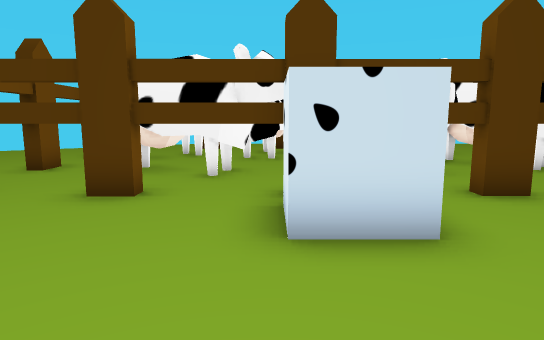
view 1 (above)

21 first-person views from a walk through a Unity game level. The camera is 1.2 m above the floor, tilts 8° down and sees 75° across. The floor is counted in squares, 1 m on a side. Each view is taken from the middle of a square. On the plan, view 1 faces up. The plan holds only what a view shows up to about 14 squares ahead; the rest is blank. The place goes on beyond the plan. Some surface patterns are stand-ins.

view 2
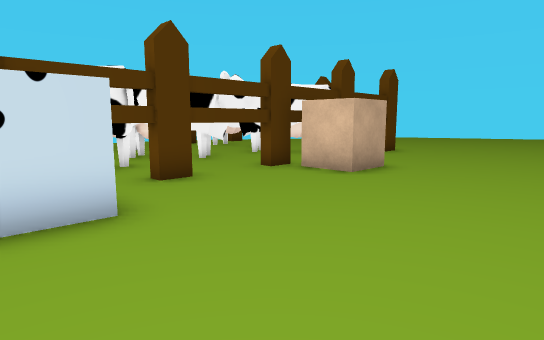

view 3
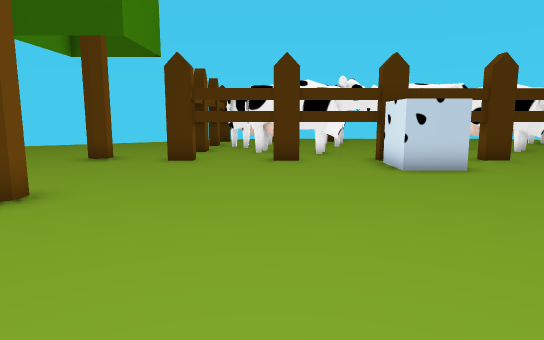

view 4
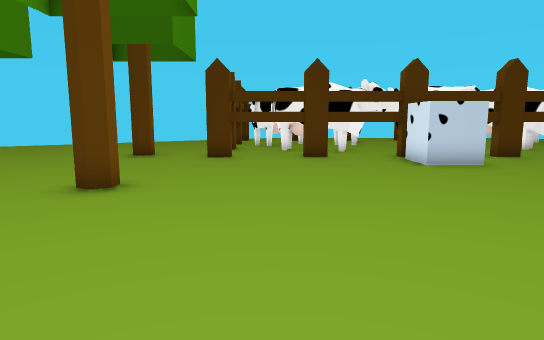

view 5
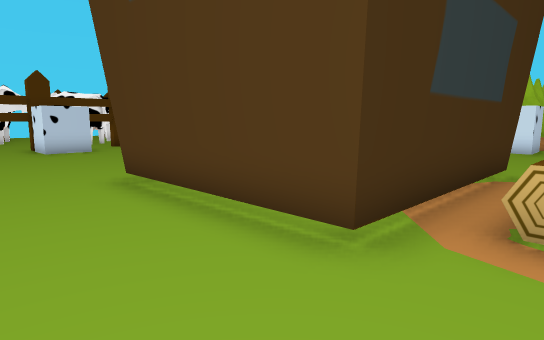

view 6
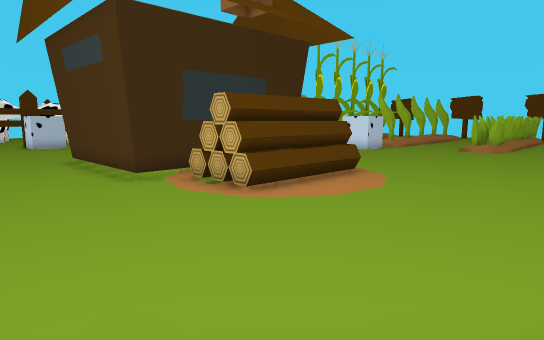

view 7
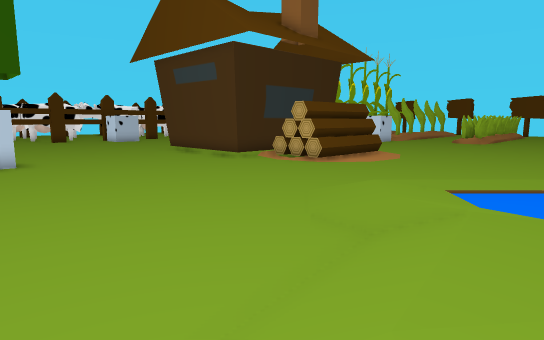

view 8
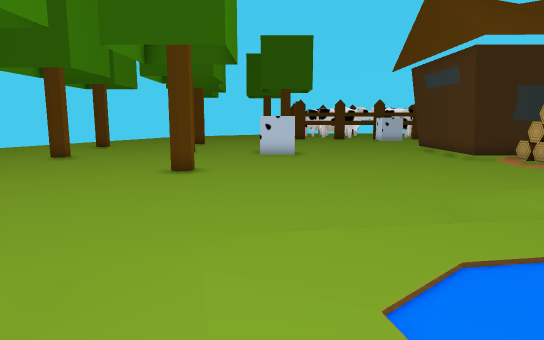

view 9
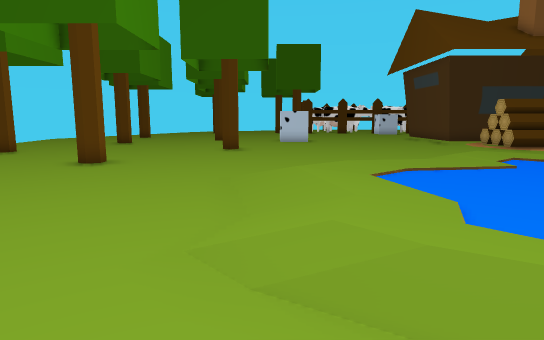

view 10
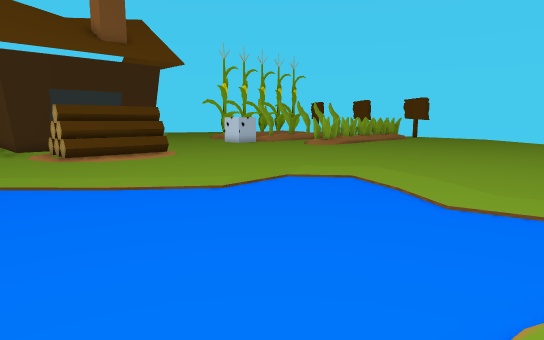

view 11
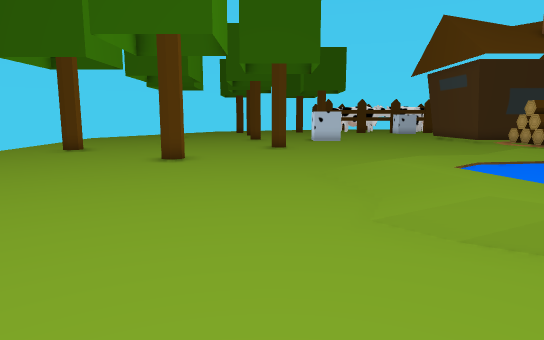

view 12
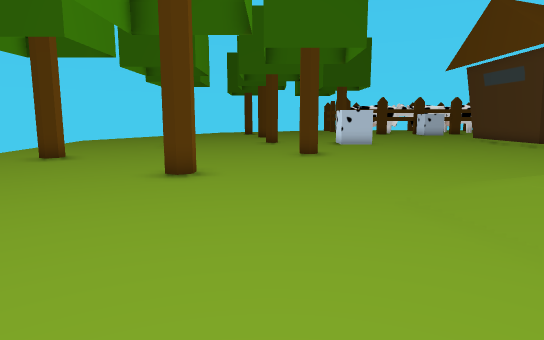

view 13
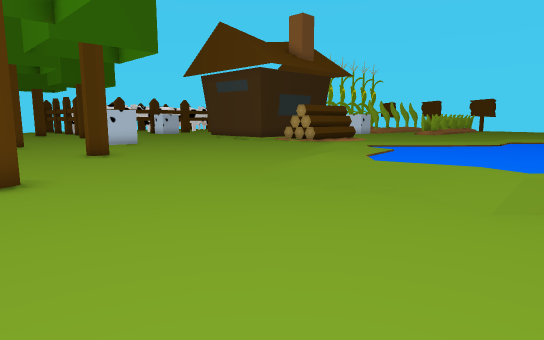

view 14
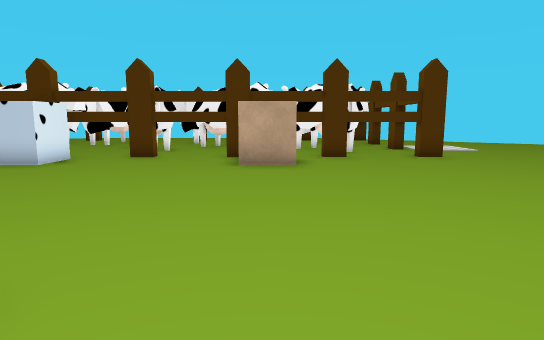

view 15
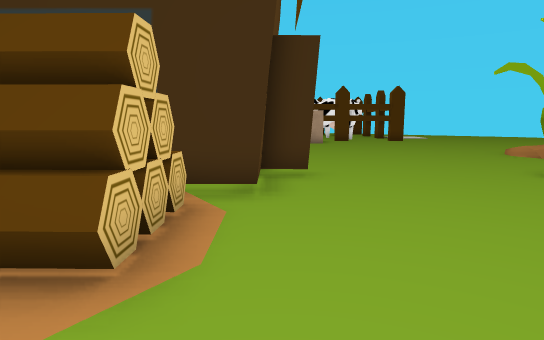

view 16
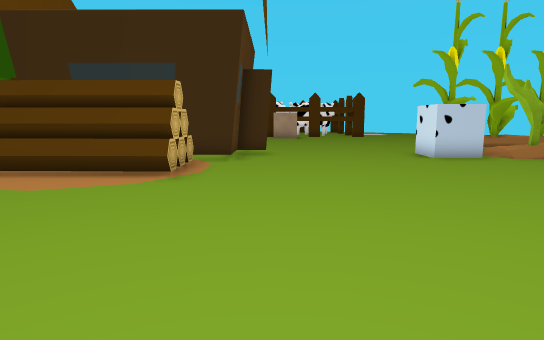

view 17
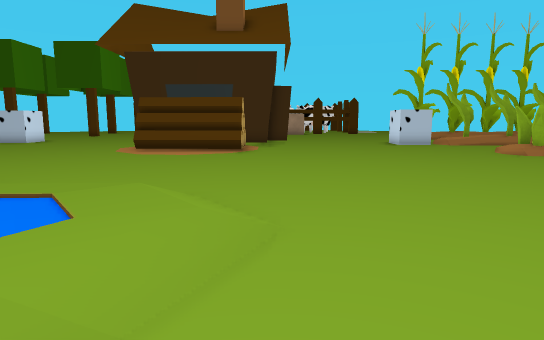

view 18
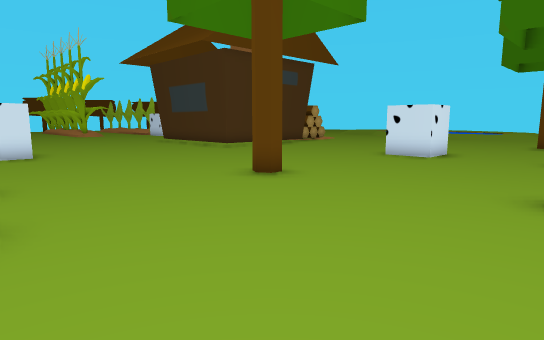

view 19
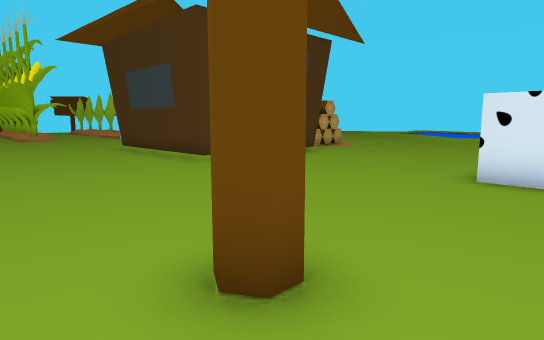

view 20
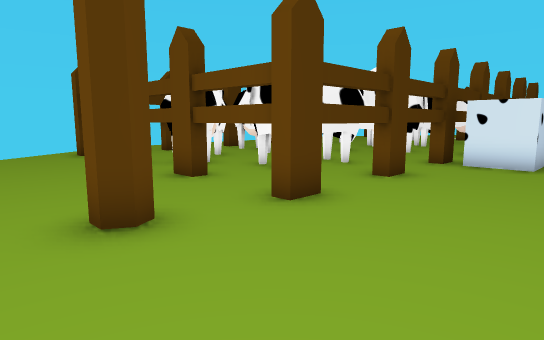

view 21
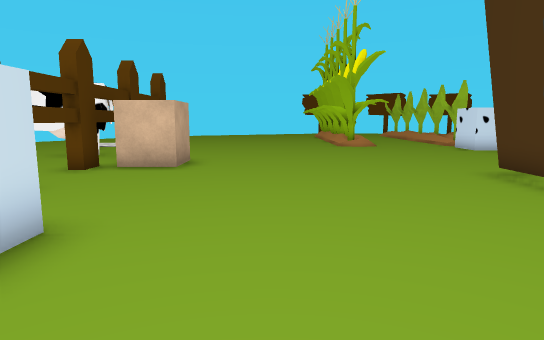

### Floor plan
Key: @ floor where view 1 was taken; # wall or solid block; . main floor; : floor 0.25 m higher than the main floor; / step, stairs or slope; = window, fence, low wall or low ledge; ≈ liquid the walk keeps out of; T tree; H house; O other object.
Columns run from 21 left of view 1 to 12 right of it. Each row starts with its distance up from view 1.
  9          .. ...===O  ==OO =OO=O
  8        ........#==OOOO==OO==OO=O =
  7        ........#========== ====OO=
  6         ....=T.===================
  5        T.............= .....=O=...
  4         .............= .....#O=...
  3         ..........................
  2         ..........................
  1          .....=...................
  0          =....T......@............
 -1          .........................
 -2          .........................
 -3          .........................
 -4          ............======H......
 -5          ............=      ......
 -6          T..=O=......=     H......
 -7           ..= =......=     H=.....
 -8           ...........=     =.....=
 -9    .T=...............H=##==H......
-10    ...................##  ........
-11  .....................OOOOO.......
-12 ..........T...........OOOOO.......
-13 ..........=..............O........
-14 ..T...............................
-15  .................................
-16  ................./...............
-17   .....T........./:/..............
-18   ............../:≈O/.............
-19    ..........//:::≈≈O/............
-20     ......../: ≈≈≈≈≈≈    ........
-21     ......../:≈≈≈≈≈≈≈≈ ////.....
-22      ......./:≈≈≈≈≈≈≈≈≈≈≈ //.....
-23       ....../:≈≈≈≈≈≈≈≈≈≈≈≈/.......
-24        ...../:≈≈≈≈≈≈≈≈≈≈≈:/.......
-25       ......./:   ≈≈≈≈≈≈#/........
-26         .....      ≈≈≈≈≈O ....
-27             .     /  ≈≈
-28           .

Where each view was taken, in squares from view 1:
view 1: 0 up, 0 right, facing up
view 2: 1 down, 0 right, facing up-right
view 3: 5 down, 3 left, facing up
view 4: 6 down, 4 left, facing up
view 5: 11 down, 3 left, facing up-right
view 6: 18 down, 4 left, facing up-right
view 7: 20 down, 9 left, facing up-right
view 8: 23 down, 8 left, facing up
view 9: 27 down, 9 left, facing up
view 10: 27 down, 3 left, facing up-right
view 11: 28 down, 11 left, facing up
view 12: 25 down, 12 left, facing up
view 13: 25 down, 15 left, facing up-right
view 14: 6 down, 8 right, facing up
view 15: 15 down, 6 right, facing up
view 16: 20 down, 7 right, facing up
view 17: 26 down, 6 right, facing up
view 18: 6 up, 13 left, facing down-right
view 19: 2 up, 9 left, facing down-right
view 20: 2 up, 10 left, facing up-right
view 21: 1 up, 2 left, facing right
